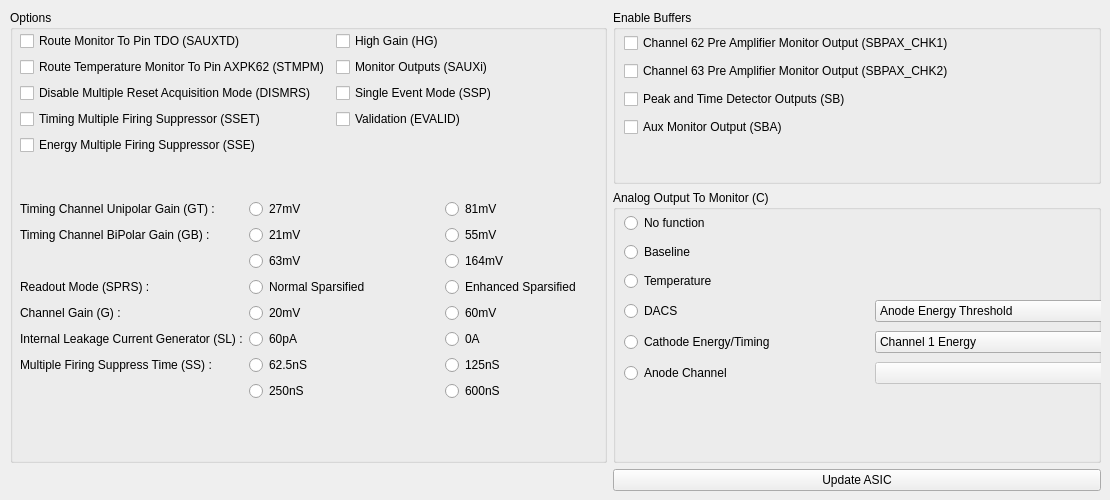
        <widget class="QWidget" name="ASICGlobalTab">
         <attribute name="title">
          <string>Global</string>
         </attribute>
         <widget class="QWidget" name="layoutWidget12">
          <property name="geometry">
           <rect>
            <x>10</x>
            <y>10</y>
            <width>1091</width>
            <height>481</height>
           </rect>
          </property>
          <layout class="QGridLayout" name="gridLayout_28" rowstretch="35,55,10" columnstretch="55,45">
           <item row="2" column="1">
            <widget class="QPushButton" name="ASICGlobal_UpdateASICButton">
             <property name="text">
              <string>Update ASIC</string>
             </property>
            </widget>
           </item>
           <item row="1" column="1">
            <widget class="QGroupBox" name="analogOutputMonitorGroup">
             <property name="title">
              <string>Analog Output To Monitor (C)</string>
             </property>
             <widget class="QWidget" name="layoutWidget6">
              <property name="geometry">
               <rect>
                <x>11</x>
                <y>20</y>
                <width>500</width>
                <height>179</height>
               </rect>
              </property>
              <layout class="QGridLayout" name="gridLayout_26">
               <item row="0" column="0">
                <widget class="QRadioButton" name="noFuncRadio">
                 <property name="text">
                  <string>No function</string>
                 </property>
                </widget>
               </item>
               <item row="1" column="0">
                <widget class="QRadioButton" name="baselineRadio">
                 <property name="text">
                  <string>Baseline</string>
                 </property>
                </widget>
               </item>
               <item row="2" column="0">
                <widget class="QRadioButton" name="temperatureRadio">
                 <property name="text">
                  <string>Temperature</string>
                 </property>
                </widget>
               </item>
               <item row="3" column="0">
                <widget class="QRadioButton" name="DACSradio">
                 <property name="text">
                  <string>DACS</string>
                 </property>
                </widget>
               </item>
               <item row="3" column="1">
                <widget class="QComboBox" name="DACScombo">
                 <item>
                  <property name="text">
                   <string>Anode Energy Threshold</string>
                  </property>
                 </item>
                 <item>
                  <property name="text">
                   <string>Anode Energy Transient</string>
                  </property>
                 </item>
                 <item>
                  <property name="text">
                   <string>Cathode Energy Threshold</string>
                  </property>
                 </item>
                 <item>
                  <property name="text">
                   <string>Cathode Timing Unipolar Threshold</string>
                  </property>
                 </item>
                 <item>
                  <property name="text">
                   <string>Cathode Timing First Multi-Threshold</string>
                  </property>
                 </item>
                 <item>
                  <property name="text">
                   <string>Cathode Timing Second Multi-Threshold</string>
                  </property>
                 </item>
                 <item>
                  <property name="text">
                   <string>Cathode Timing Third Multi-Threshold</string>
                  </property>
                 </item>
                 <item>
                  <property name="text">
                   <string>Anode Test Signal</string>
                  </property>
                 </item>
                 <item>
                  <property name="text">
                   <string>Cathode Test Signal</string>
                  </property>
                 </item>
                </widget>
               </item>
               <item row="4" column="0">
                <widget class="QRadioButton" name="cathodeEnergyTimingRadio">
                 <property name="text">
                  <string>Cathode Energy/Timing</string>
                 </property>
                </widget>
               </item>
               <item row="4" column="1">
                <widget class="QComboBox" name="cathEnergyTimingCombo">
                 <item>
                  <property name="text">
                   <string>Channel 1 Energy</string>
                  </property>
                 </item>
                 <item>
                  <property name="text">
                   <string>Channel 1 Timing</string>
                  </property>
                 </item>
                 <item>
                  <property name="text">
                   <string>Channel 2 Energy</string>
                  </property>
                 </item>
                 <item>
                  <property name="text">
                   <string>Channel 2 Timing</string>
                  </property>
                 </item>
                </widget>
               </item>
               <item row="5" column="0">
                <widget class="QRadioButton" name="anodeChannelRadio">
                 <property name="text">
                  <string>Anode Channel</string>
                 </property>
                </widget>
               </item>
               <item row="5" column="1">
                <widget class="QComboBox" name="anodeChannelMonitorCombo">
                 <property name="enabled">
                  <bool>false</bool>
                 </property>
                </widget>
               </item>
              </layout>
             </widget>
            </widget>
           </item>
           <item row="0" column="1">
            <widget class="QGroupBox" name="bufferEnableGroups">
             <property name="title">
              <string>Enable Buffers</string>
             </property>
             <widget class="QWidget" name="layoutWidget7">
              <property name="geometry">
               <rect>
                <x>11</x>
                <y>21</y>
                <width>417</width>
                <height>108</height>
               </rect>
              </property>
              <layout class="QGridLayout" name="gridLayout_19">
               <item row="0" column="0">
                <widget class="QCheckBox" name="chnl62PreAmpMonitorOutputCheck">
                 <property name="text">
                  <string>Channel 62 Pre Amplifier Monitor Output (SBPAX_CHK1)</string>
                 </property>
                </widget>
               </item>
               <item row="1" column="0">
                <widget class="QCheckBox" name="chnl63PreAmpMonitorOutputCheck">
                 <property name="text">
                  <string>Channel 63 Pre Amplifier Monitor Output (SBPAX_CHK2)</string>
                 </property>
                </widget>
               </item>
               <item row="2" column="0">
                <widget class="QCheckBox" name="peakAndTimeDetectorOutputCheck">
                 <property name="text">
                  <string>Peak and Time Detector Outputs (SB)</string>
                 </property>
                </widget>
               </item>
               <item row="3" column="0">
                <widget class="QCheckBox" name="auxMonitorOutputCheck">
                 <property name="text">
                  <string>Aux Monitor Output (SBA)</string>
                 </property>
                </widget>
               </item>
              </layout>
             </widget>
            </widget>
           </item>
           <item row="0" column="0" rowspan="2">
            <widget class="QGroupBox" name="ASICGlobalOptGroup">
             <property name="title">
              <string>Options</string>
             </property>
             <widget class="QWidget" name="layoutWidget81">
              <property name="geometry">
               <rect>
                <x>10</x>
                <y>21</y>
                <width>614</width>
                <height>370</height>
               </rect>
              </property>
              <layout class="QGridLayout" name="gridLayout_27" rowstretch="40,0,0">
               <item row="0" column="0">
                <layout class="QGridLayout" name="gridLayout_17">
                 <item row="0" column="0">
                  <widget class="QCheckBox" name="routeMonitorToPinTDOCheck">
                   <property name="text">
                    <string>Route Monitor To Pin TDO (SAUXTD) </string>
                   </property>
                  </widget>
                 </item>
                 <item row="0" column="1">
                  <widget class="QCheckBox" name="highGainCheck">
                   <property name="text">
                    <string>High Gain (HG)</string>
                   </property>
                  </widget>
                 </item>
                 <item row="1" column="0">
                  <widget class="QCheckBox" name="routeTempMonPinAXPK62Check">
                   <property name="text">
                    <string>Route Temperature Monitor To Pin AXPK62 (STMPM)</string>
                   </property>
                  </widget>
                 </item>
                 <item row="1" column="1">
                  <widget class="QCheckBox" name="monitorOutputsCheck">
                   <property name="text">
                    <string>Monitor Outputs (SAUXi)</string>
                   </property>
                  </widget>
                 </item>
                 <item row="2" column="0">
                  <widget class="QCheckBox" name="disableMultiResetAcqModeCheck">
                   <property name="text">
                    <string>Disable Multiple Reset Acquisition Mode (DISMRS)</string>
                   </property>
                  </widget>
                 </item>
                 <item row="2" column="1">
                  <widget class="QCheckBox" name="singleEventModeCheck">
                   <property name="text">
                    <string>Single Event Mode (SSP)</string>
                   </property>
                  </widget>
                 </item>
                 <item row="3" column="0">
                  <widget class="QCheckBox" name="timingMFSCheck">
                   <property name="text">
                    <string>Timing Multiple Firing Suppressor (SSET) </string>
                   </property>
                  </widget>
                 </item>
                 <item row="3" column="1">
                  <widget class="QCheckBox" name="validationCheck">
                   <property name="text">
                    <string>Validation (EVALID)</string>
                   </property>
                  </widget>
                 </item>
                 <item row="4" column="0">
                  <widget class="QCheckBox" name="energyMFSCheck">
                   <property name="text">
                    <string>Energy Multiple Firing Suppressor (SSE)</string>
                   </property>
                  </widget>
                 </item>
                </layout>
               </item>
               <item row="2" column="0">
                <layout class="QGridLayout" name="gridLayout_18">
                 <item row="0" column="0">
                  <widget class="QLabel" name="timingChannelUniPolarGainLab">
                   <property name="text">
                    <string>Timing Channel Unipolar Gain (GT) :</string>
                   </property>
                   <property name="alignment">
                    <set>Qt::AlignLeading|Qt::AlignLeft|Qt::AlignVCenter</set>
                   </property>
                  </widget>
                 </item>
                 <item row="0" column="1">
                  <widget class="QRadioButton" name="unipolarGain_27radio">
                   <property name="text">
                    <string>27mV</string>
                   </property>
                   <attribute name="buttonGroup">
                    <string notr="true">ASICTimingUnipolarGainBtnGroup</string>
                   </attribute>
                  </widget>
                 </item>
                 <item row="0" column="2">
                  <widget class="QRadioButton" name="unipolarGain_81radio">
                   <property name="text">
                    <string>81mV</string>
                   </property>
                   <attribute name="buttonGroup">
                    <string notr="true">ASICTimingUnipolarGainBtnGroup</string>
                   </attribute>
                  </widget>
                 </item>
                 <item row="1" column="0">
                  <widget class="QLabel" name="timingChannelBiPolarGainLab">
                   <property name="text">
                    <string>Timing Channel BiPolar Gain (GB) :</string>
                   </property>
                   <property name="alignment">
                    <set>Qt::AlignLeading|Qt::AlignLeft|Qt::AlignVCenter</set>
                   </property>
                  </widget>
                 </item>
                 <item row="1" column="1">
                  <widget class="QRadioButton" name="timingChannelBiPolarGain_21mV_radio">
                   <property name="text">
                    <string>21mV</string>
                   </property>
                   <attribute name="buttonGroup">
                    <string notr="true">ASICTimingBipolarGainBtnGroup</string>
                   </attribute>
                  </widget>
                 </item>
                 <item row="1" column="2">
                  <widget class="QRadioButton" name="timingChannelBiPolarGain_55mV_radio">
                   <property name="text">
                    <string>55mV</string>
                   </property>
                   <attribute name="buttonGroup">
                    <string notr="true">ASICTimingBipolarGainBtnGroup</string>
                   </attribute>
                  </widget>
                 </item>
                 <item row="2" column="1">
                  <widget class="QRadioButton" name="timingChannelBiPolarGain_63mV_radio">
                   <property name="text">
                    <string>63mV</string>
                   </property>
                   <attribute name="buttonGroup">
                    <string notr="true">ASICTimingBipolarGainBtnGroup</string>
                   </attribute>
                  </widget>
                 </item>
                 <item row="2" column="2">
                  <widget class="QRadioButton" name="timingChannelBiPolarGain_164mV_radio">
                   <property name="text">
                    <string>164mV</string>
                   </property>
                   <attribute name="buttonGroup">
                    <string notr="true">ASICTimingBipolarGainBtnGroup</string>
                   </attribute>
                  </widget>
                 </item>
                 <item row="3" column="0">
                  <widget class="QLabel" name="readOutModeLab">
                   <property name="layoutDirection">
                    <enum>Qt::LeftToRight</enum>
                   </property>
                   <property name="text">
                    <string>Readout Mode (SPRS) :</string>
                   </property>
                   <property name="alignment">
                    <set>Qt::AlignLeading|Qt::AlignLeft|Qt::AlignVCenter</set>
                   </property>
                  </widget>
                 </item>
                 <item row="3" column="1">
                  <widget class="QRadioButton" name="ASICNormalSparsifiedRadio">
                   <property name="text">
                    <string>Normal Sparsified</string>
                   </property>
                   <attribute name="buttonGroup">
                    <string notr="true">ASICReadoutModeBtnGroup</string>
                   </attribute>
                  </widget>
                 </item>
                 <item row="3" column="2">
                  <widget class="QRadioButton" name="ASICEnhancedSparsifiedRadio">
                   <property name="text">
                    <string>Enhanced Sparsified</string>
                   </property>
                   <attribute name="buttonGroup">
                    <string notr="true">ASICReadoutModeBtnGroup</string>
                   </attribute>
                  </widget>
                 </item>
                 <item row="4" column="0">
                  <widget class="QLabel" name="channelGainLab">
                   <property name="text">
                    <string>Channel Gain (G) :</string>
                   </property>
                   <property name="alignment">
                    <set>Qt::AlignLeading|Qt::AlignLeft|Qt::AlignVCenter</set>
                   </property>
                  </widget>
                 </item>
                 <item row="4" column="1">
                  <widget class="QRadioButton" name="channelGain_20radio">
                   <property name="text">
                    <string>20mV</string>
                   </property>
                   <attribute name="buttonGroup">
                    <string notr="true">ASICChannelGainBtnGroup</string>
                   </attribute>
                  </widget>
                 </item>
                 <item row="4" column="2">
                  <widget class="QRadioButton" name="channelGain_60Radio">
                   <property name="text">
                    <string>60mV</string>
                   </property>
                   <attribute name="buttonGroup">
                    <string notr="true">ASICChannelGainBtnGroup</string>
                   </attribute>
                  </widget>
                 </item>
                 <item row="5" column="0">
                  <widget class="QLabel" name="internalLeakageCurrentGenLab">
                   <property name="text">
                    <string>Internal Leakage Current Generator (SL) :</string>
                   </property>
                   <property name="alignment">
                    <set>Qt::AlignLeading|Qt::AlignLeft|Qt::AlignVCenter</set>
                   </property>
                  </widget>
                 </item>
                 <item row="5" column="1">
                  <widget class="QRadioButton" name="internalLeakageCurrGen_60pA_radio">
                   <property name="text">
                    <string>60pA</string>
                   </property>
                   <attribute name="buttonGroup">
                    <string notr="true">ASICInternalLeakageCurrGenBtnGroup</string>
                   </attribute>
                  </widget>
                 </item>
                 <item row="5" column="2">
                  <widget class="QRadioButton" name="internalLeakageCurrGen_0A_radio">
                   <property name="text">
                    <string>0A</string>
                   </property>
                   <attribute name="buttonGroup">
                    <string notr="true">ASICInternalLeakageCurrGenBtnGroup</string>
                   </attribute>
                  </widget>
                 </item>
                 <item row="6" column="0">
                  <widget class="QLabel" name="multipleFiringSuppressLab">
                   <property name="text">
                    <string>Multiple Firing Suppress Time (SS) :</string>
                   </property>
                   <property name="alignment">
                    <set>Qt::AlignLeading|Qt::AlignLeft|Qt::AlignVCenter</set>
                   </property>
                  </widget>
                 </item>
                 <item row="6" column="1">
                  <widget class="QRadioButton" name="multipleFiringSuppress_62_5_radio">
                   <property name="text">
                    <string>62.5nS</string>
                   </property>
                   <attribute name="buttonGroup">
                    <string notr="true">ASICMultipleFireSuppressBtnGroup</string>
                   </attribute>
                  </widget>
                 </item>
                 <item row="6" column="2">
                  <widget class="QRadioButton" name="multipleFiringSuppress_125_radio">
                   <property name="text">
                    <string>125nS</string>
                   </property>
                   <attribute name="buttonGroup">
                    <string notr="true">ASICMultipleFireSuppressBtnGroup</string>
                   </attribute>
                  </widget>
                 </item>
                 <item row="7" column="1">
                  <widget class="QRadioButton" name="multipleFiringSuppress_250_radio">
                   <property name="text">
                    <string>250nS</string>
                   </property>
                   <attribute name="buttonGroup">
                    <string notr="true">ASICMultipleFireSuppressBtnGroup</string>
                   </attribute>
                  </widget>
                 </item>
                 <item row="7" column="2">
                  <widget class="QRadioButton" name="multipleFiringSuppress_600_radio">
                   <property name="text">
                    <string>600nS</string>
                   </property>
                   <attribute name="buttonGroup">
                    <string notr="true">ASICMultipleFireSuppressBtnGroup</string>
                   </attribute>
                  </widget>
                 </item>
                </layout>
               </item>
               <item row="1" column="0">
                <spacer name="verticalSpacer_3">
                 <property name="orientation">
                  <enum>Qt::Vertical</enum>
                 </property>
                 <property name="sizeHint" stdset="0">
                  <size>
                   <width>20</width>
                   <height>40</height>
                  </size>
                 </property>
                </spacer>
               </item>
              </layout>
             </widget>
            </widget>
           </item>
          </layout>
         </widget>
        </widget>
